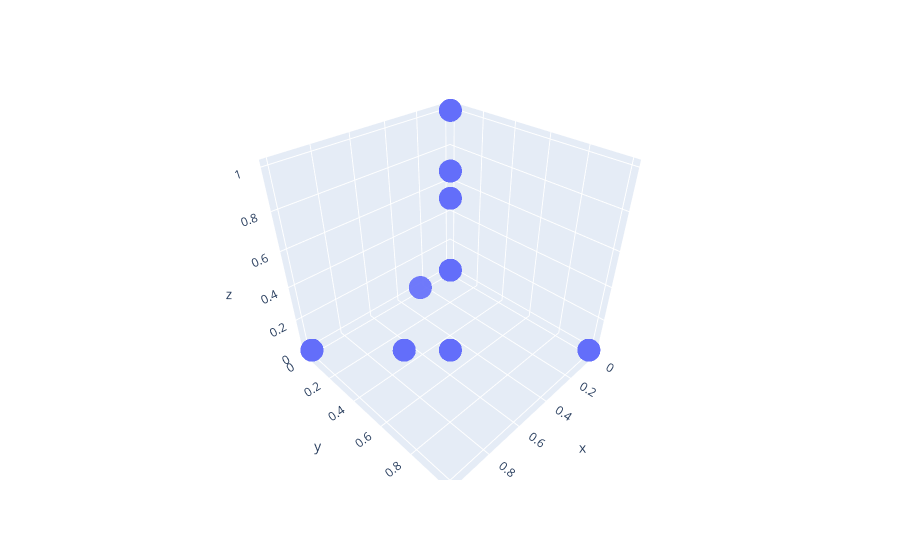

Notebook code for this chart:
### Code cell
# visualize the beliefs in 3d
beliefs = np.array(beliefs)
fig = px.scatter_3d(x=beliefs[:,0], y=beliefs[:,1], z=beliefs[:,2], opacity=0.7)
fig.show()

### Figure 1 — Plotly figure (JSON) as saved in the notebook; plotly's stock layout.template omitted (floating-point values rounded to 4 significant figures; data arrays with more than 128 entries replaced by an {"elided": "..."} marker saying what was removed)
{"data": [{"hovertemplate": "x=%{x}<br>y=%{y}<br>z=%{z}<extra></extra>", "legendgroup": "", "marker": {"color": "#636efa", "opacity": 0.7, "symbol": "circle"}, "mode": "markers", "name": "", "scene": "scene", "showlegend": false, "type": "scatter3d", "x": {"elided": "53913 float values"}, "y": {"elided": "53913 float values"}, "z": {"elided": "53913 float values"}}], "layout": {"legend": {"tracegroupgap": 0}, "margin": {"t": 60}, "scene": {"domain": {"x": [0, 1], "y": [0, 1]}, "xaxis": {"title": {"text": "x"}}, "yaxis": {"title": {"text": "y"}}, "zaxis": {"title": {"text": "z"}}}}}
